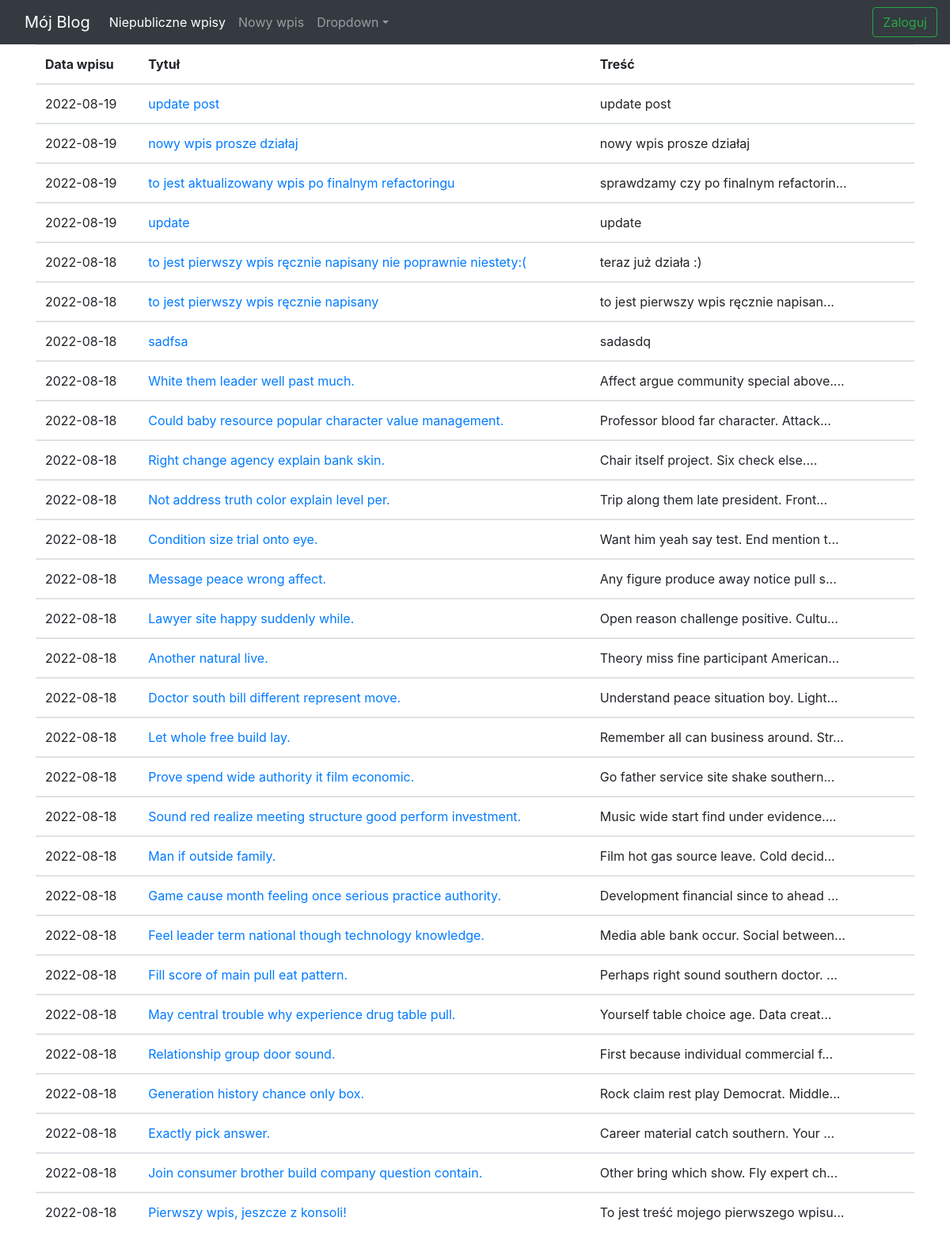
The app's page /, older data.
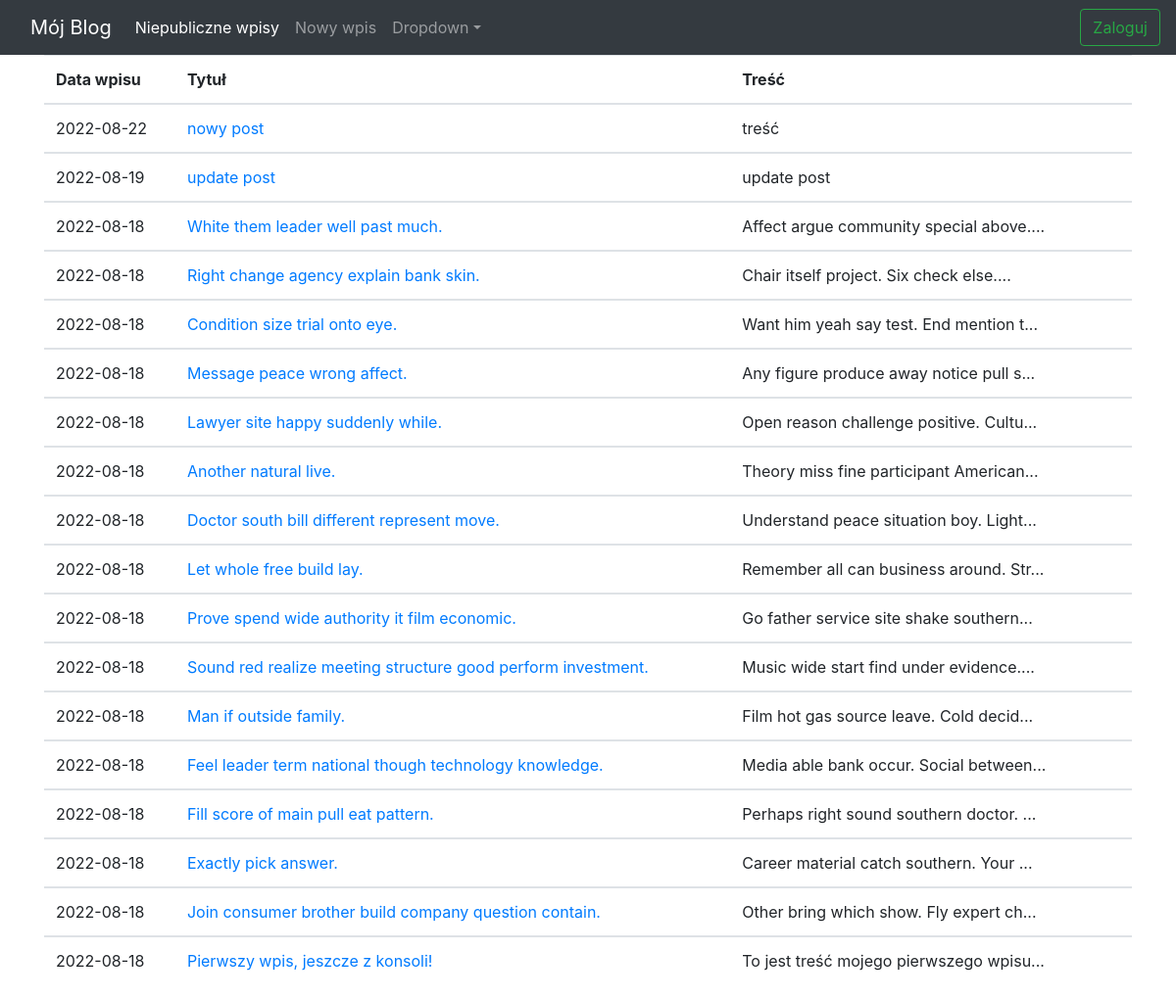
The same page, newer data.
### app/models.py (models this page shows)
class Post(db.Model):
    id = db.Column(db.Integer, primary_key=True)
    title = db.Column(db.String(20),  nullable=False, unique=True)
    post_content = db.Column(db.String(100),  nullable=False)
    pub_date = db.Column(db.DateTime(),  nullable=False, default=datetime.datetime.utcnow)
    is_public = db.Column(db.Boolean(),  default=False)

### app/routes.py (the view)
@app.route("/")
def homepage():
    all_posts = Post.query.filter_by(is_public=True).order_by(Post.pub_date.desc())
    return render_template("main_page.html", all_posts=all_posts)

### app/templates/main_page.html (shortened to what this page needs)
{% extends "base.html" %}
{% block content %}
    <table class="table table-hover">
    <thead>
        <tr>
          <th scope="col">Data wpisu</th>
          <th scope="col">Tytuł</th>
          <th scope="col">Treść</th>
          <th scope="col"></th>
        </tr>
    </thead>
    {%for post in all_posts%}
    <tbody>
    <tr>
      <td>{{post.pub_date.strftime('%Y-%m-%d')}}</td>
          <td><a href="{{ url_for('edit_and_add_post', post_id=post.id) }}" class="list-unstyled">
               {{ post.title }}
          </a>
          </td>
        <td>{{post.post_content|truncate(40, True)}}</td>
      <td>
      </td>
    </tr>
   {% endfor %}
    </table>
{% endblock %}

### app/templates/base.html (shortened to what this page needs)
<!DOCTYPE html>
<html lang="en">
    <head>
        <link rel="stylesheet" href="https://stackpath.bootstrapcdn.com/bootstrap/4.3.1/css/bootstrap.min.css">
    </head>
    <body>
        <nav class="navbar navbar-expand-lg navbar-dark bg-dark">
            <div class="container">
                <a class="navbar-brand" href="/">Mój Blog</a>
                <div class="collapse navbar-collapse" id="navbarSupportedContent">
                    <ul class="navbar-nav ms-auto mb-2 mb-lg-0">
                        <li class="nav-item"><a class="nav-link active" aria-current="page" href="{{url_for ('list_drafts')}}"> Niepubliczne wpisy</a></li>
                        <li class="nav-item"><a class="nav-link" href="{{url_for('edit_and_add_post', post_id='new_id')}}">Nowy wpis</a></li>
                        <li class="nav-item dropdown">
                            <a class="nav-link dropdown-toggle" id="navbarDropdown" href="#" role="button" data-bs-toggle="dropdown" aria-expanded="false">Dropdown</a>
                        </li>
                    </ul>
                </div>
            </div>
            {% if session.logged_in %}
                <form class="form-inline" action="{{url_for ('logout')}}" method="POST">
                     <button class="btn btn-outline-success" type="submit">Wyloguj</button>
                </form>
            {% else %}
                <form class="form-inline" action="{{url_for ('login')}}" method="GET">
                     <button class="btn btn-outline-success" type="submit">Zaloguj</button>
                 </form>
            {% endif %}
        </nav>
        <div class="container">
            {%block content%}
            {%endblock%}
            </div>
    </body>
</html>

Row changes from the older to the newer data that the page shows:
removed Post: pub_date "2022-08-19", title "nowy wpis prosze działaj", post_content "nowy wpis prosze działaj"
removed Post: pub_date "2022-08-19", title "to jest aktualizowany wpis po finalnym refactoringu", post_content "sprawdzamy czy po finalnym refactorin..."
removed Post: pub_date "2022-08-19", title "update", post_content "update"
removed Post: pub_date "2022-08-18", title "to jest pierwszy wpis ręcznie napisany nie poprawnie niestety:(", post_content "teraz już działa :)"
removed Post: pub_date "2022-08-18", title "to jest pierwszy wpis ręcznie napisany", post_content "to jest pierwszy wpis ręcznie napisan..."
removed Post: pub_date "2022-08-18", title "sadfsa", post_content "sadasdq"
removed Post: pub_date "2022-08-18", title "Could baby resource popular character value management.", post_content "Professor blood far character. Attack..."
removed Post: pub_date "2022-08-18", title "Not address truth color explain level per.", post_content "Trip along them late president. Front..."
removed Post: pub_date "2022-08-18", title "Game cause month feeling once serious practice authority.", post_content "Development financial since to ahead ..."
removed Post: pub_date "2022-08-18", title "May central trouble why experience drug table pull.", post_content "Yourself table choice age. Data creat..."
removed Post: pub_date "2022-08-18", title "Relationship group door sound.", post_content "First because individual commercial f..."
removed Post: pub_date "2022-08-18", title "Generation history chance only box.", post_content "Rock claim rest play Democrat. Middle..."
added Post: pub_date "2022-08-22", title "nowy post", post_content "treść"
